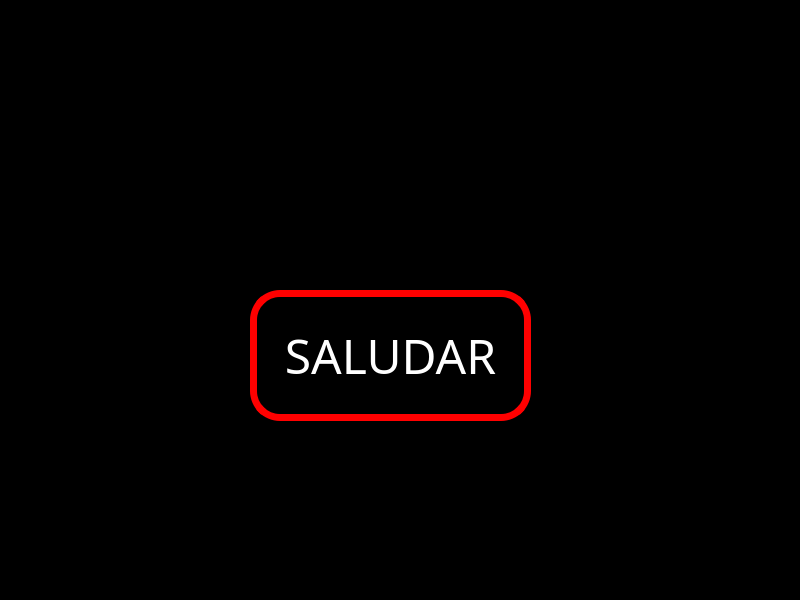
<?xml version="1.0" encoding="UTF-8"?>
<ui version="4.0">
 <class>MainWindow</class>
 <widget class="QMainWindow" name="MainWindow">
  <property name="geometry">
   <rect>
    <x>0</x>
    <y>0</y>
    <width>800</width>
    <height>600</height>
   </rect>
  </property>
  <property name="windowTitle">
   <string>MainWindow</string>
  </property>
  <property name="styleSheet">
   <string notr="true">background-color: rgb(0, 0, 0);</string>
  </property>
  <widget class="QWidget" name="centralwidget">
   <widget class="QPushButton" name="BTN_SALUDO">
    <property name="geometry">
     <rect>
      <x>250</x>
      <y>290</y>
      <width>281</width>
      <height>131</height>
     </rect>
    </property>
    <property name="font">
     <font>
      <family>Rockwell</family>
      <pointsize>36</pointsize>
      <italic>false</italic>
     </font>
    </property>
    <property name="cursor">
     <cursorShape>PointingHandCursor</cursorShape>
    </property>
    <property name="contextMenuPolicy">
     <enum>Qt::DefaultContextMenu</enum>
    </property>
    <property name="toolTip">
     <string notr="true"/>
    </property>
    <property name="styleSheet">
     <string notr="true">background-color: rgb(0, 0, 0);
color: rgb(255,255,255);
border-radius: 30px;
border: 7px solid red;</string>
    </property>
    <property name="text">
     <string>SALUDAR</string>
    </property>
    <property name="autoRepeatInterval">
     <number>100</number>
    </property>
    <property name="autoDefault">
     <bool>false</bool>
    </property>
   </widget>
  </widget>
  <widget class="QMenuBar" name="menubar">
   <property name="geometry">
    <rect>
     <x>0</x>
     <y>0</y>
     <width>800</width>
     <height>26</height>
    </rect>
   </property>
  </widget>
  <widget class="QStatusBar" name="statusbar"/>
 </widget>
 <resources/>
 <connections/>
</ui>
